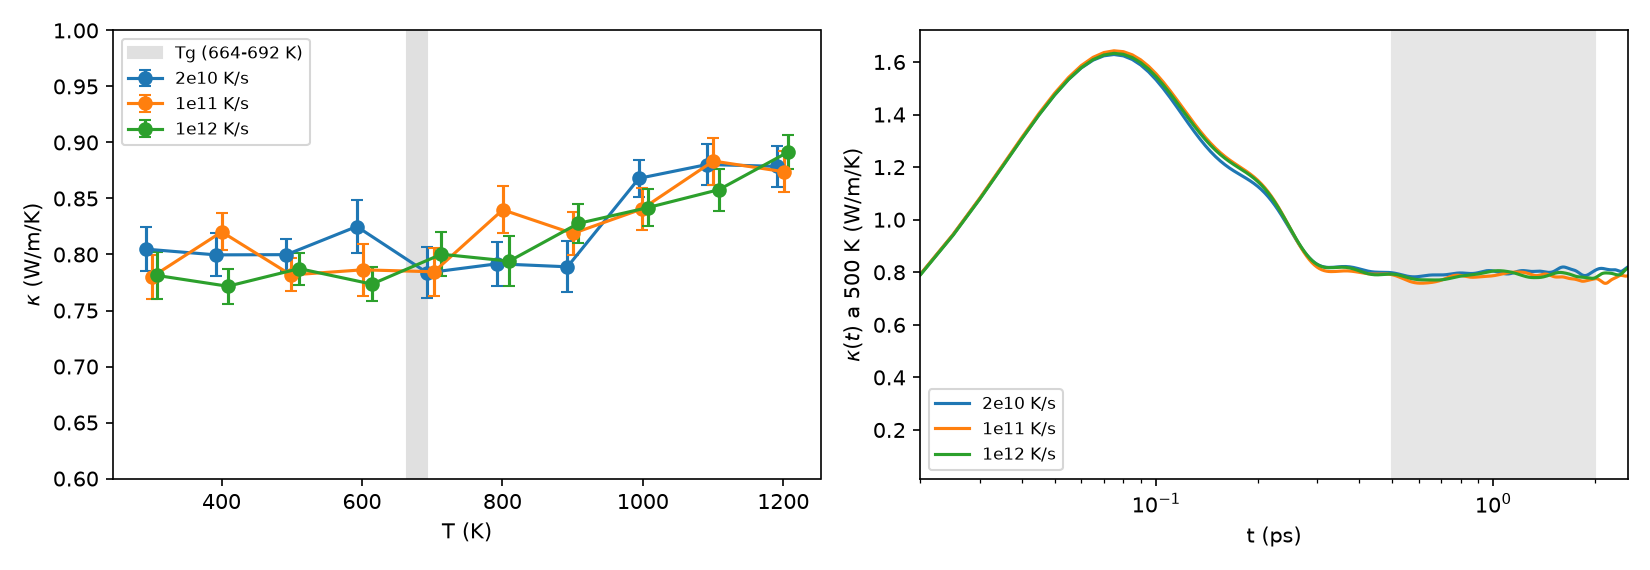

The script that saved this image:
"""Fases 3-4: kappa(T) de 300 a 1200 K para las 3 tasas (tandas A, B y C + corridas previas de 2e10). Criterio:
trapecio, bloques de 100 ps (10 por replica de 1 ns), ventana [0.5,2] ps, test de pendiente (|pendiente| < 2*error bootstrap),
sistematico = std de ventanas [0.5,1],[1,2],[0.5,1.5],[0.75,2].
kappa = V/(3 kB T^2) * integral: se da con T nominal y con la T media medida en cada replica (columna principal: T medida).
Efecto de la tasa: diferencias contra 2e10 y pendiente de kappa contra log10(tasa), por T y combinada por zona
(vidrio 300-600 K, cerca de Tg 700-900 K, liquido 1000-1200 K). Robustez solo para el vidrio. Siempre 3 replicas (r1-r3).
Deriva: T y Ep en los primeros y ultimos 100 ps de la NVE.
Uso (desde transporte/): python kappa_tasas.py -> kappa_tasas.txt, .csv, .png"""
import numpy as np, matplotlib; matplotlib.use("Agg"); import matplotlib.pyplot as plt
kB=1.380649e-23; eV=1.602176634e-19; kBeV=8.617333e-5; NB=10; NAT=65536; TAGS=["cal_r1","cal_r2","cal_r3"]
W0,W1=0.5,2.0; WINS=[(0.5,1),(1,2),(0.5,1.5),(0.75,2)]
RATES=[("2e10",2e10),("1e11",1e11),("1e12",1e12)]; TS=(300,400,500,600,700,800,900,1000,1100,1200)
ZONAS=[("vidrio 300-600 K",(300,400,500,600)),("cerca de Tg 700-900 K",(700,800,900)),("liquido 1000-1200 K",(1000,1100,1200))]; GLASS=ZONAS[0][1]
def acf(x,nl):
    n=len(x); f=np.fft.rfft(x,2*n); return np.fft.irfft(f*np.conj(f))[:nl]/(n-np.arange(nl))
def caso(T,rate):
    d=f"cal_{T}K_{rate}"; V=float(open(f"{d}/cal_vmean.inc").read().split()[3]); K=[]; Tm=[]; dr=[]
    for tg in TAGS:
        J=np.loadtxt(f"{d}/{tg}_hflux.dat",comments="#"); th=np.loadtxt(f"{d}/{tg}_thermo.dat",comments="#")
        dt=(J[1,0]-J[0,0])*1e-3; nl=int(2.5/dt); tm=th[:,1].mean(); Tm.append(tm)
        X=[J[:,i]*eV*1e-10/1e-12 for i in (1,2,3)]; m=len(X[0])//NB
        B=np.array([np.mean([acf(x[b*m:(b+1)*m],nl) for x in X],axis=0) for b in range(NB)])
        K.append((np.cumsum(B,1)-0.5*B[:,:1])*dt/(V*1e-30*kB*T**2)*1e-12)   # con T nominal
        dr.append((th[:100,1].mean(),th[-100:,1].mean(),th[:100,2].mean()/NAT,th[-100:,2].mean()/NAT,th[:,4].max()-th[:,4].min()))
    return K,dt,V,np.array(Tm),np.array(dr)
rng=np.random.default_rng(0); out=[]; R={}
out.append("kappa por trapecio, ventana [0.5,2] ps (W/m/K). Principal: T medida por replica; k_nom: T nominal")
out.append(" T   tasa   <T>     k      sem   sem_rep  sist    k_nom  pend[W/m/K/ps] +-boot  meseta  replicas")
for T in TS:
    for rate,rv in RATES:
        K,dt,V,Tm,dr=caso(T,rate); Kn=np.concatenate(K); Km=np.concatenate([k*(T/tm)**2 for k,tm in zip(K,Tm)])
        t=np.arange(Kn.shape[1])*dt; sel=(t>=W0)&(t<=W1); nb=len(Km)
        g=Km[:,sel].mean(1); k=g.mean(); e=g.std(ddof=1)/np.sqrt(nb); kn=Kn[:,sel].mean()
        rep=g.reshape(3,NB).mean(1); er=rep.std(ddof=1)/np.sqrt(3)
        sist=np.std([Km[:,(t>=a)&(t<=b)].mean() for a,b in WINS],ddof=1)
        sl=lambda M: np.polyfit(t[sel],M[sel],1)[0]
        s0=sl(Km.mean(0)); se=np.std([sl(Km[rng.integers(0,nb,nb)].mean(0)) for _ in range(400)])
        R[T,rate]=dict(k=k,e=e,er=er,sist=sist,kn=kn,s0=s0,se=se,ok=abs(s0)<2*se,Tm=Tm,dr=dr,V=V,rv=rv,t=t,m=Km.mean(0),Km=Km,Kn=Kn,rep=rep)
        out.append(f"{T:4d} {rate} {Tm.mean():7.1f} {k:.3f}  {e:.3f}  {er:.3f}  {sist:.3f}  {kn:.3f}  {s0:+.4f}      {se:.4f}  {'si' if abs(s0)<2*se else 'NO':3s}   "+" ".join(f"{x:.3f}" for x in rep))
out.append(""); out.append("efecto de la tasa (error: sem de bloques; entre parentesis, sigmas)")
out.append(" T    k(1e11)-k(2e10)        k(1e12)-k(2e10)        pendiente dk/dlog10(tasa)")
SL={}; D={}
for T in TS:
    a,b,c=(R[T,r] for r,_ in RATES); d1=b["k"]-a["k"]; e1=np.hypot(a["e"],b["e"]); d2=c["k"]-a["k"]; e2=np.hypot(a["e"],c["e"])
    x=np.log10([r["rv"] for r in (a,b,c)]); y=np.array([r["k"] for r in (a,b,c)]); w=1/np.array([r["e"] for r in (a,b,c)])**2
    xm=np.sum(w*x)/w.sum(); s=np.sum(w*(x-xm)*y)/np.sum(w*(x-xm)**2); es=1/np.sqrt(np.sum(w*(x-xm)**2)); SL[T]=(s,es); D[T]=(d2,e2)
    out.append(f"{T:4d}  {d1:+.3f} +- {e1:.3f} ({abs(d1)/e1:.1f})    {d2:+.3f} +- {e2:.3f} ({abs(d2)/e2:.1f})    {s:+.4f} +- {es:.4f} ({abs(s)/es:.1f})")
for zn,zt in ZONAS:
    s,es=map(np.array,zip(*[SL[T] for T in zt])); w=1/es**2; S=np.sum(w*s)/w.sum(); ES=1/np.sqrt(w.sum()); chi=np.sum(w*(s-S)**2)
    d,ed=map(np.array,zip(*[D[T] for T in zt])); w2=1/ed**2; DM=np.sum(w2*d)/w2.sum(); EDM=1/np.sqrt(w2.sum())
    out.append(f"combinado {zn:22s}: pendiente = {S:+.4f} +- {ES:.4f} W/m/K por decada ({abs(S)/ES:.1f} sigma), chi2 entre T = {chi:.1f}/{len(s)-1};"
               f"  k(1e12)-k(2e10) = {DM:+.3f} +- {EDM:.3f} ({abs(DM)/EDM:.1f} sigma)")
POOL=np.sqrt(np.mean([np.var(R[T,r]["rep"],ddof=1) for T in GLASS for r,_ in RATES])/3)   # sem de una media de 3 replicas, varianza agrupada (24 gdl)
SEMB=np.mean([R[T,r]["e"] for T in GLASS for r,_ in RATES])
def comb(temps=GLASS,win=(W0,W1),key="Km",err=None):
    s=[];es=[];d=[];ed=[]
    for T in temps:
        v=[]
        for rate,_ in RATES:
            r=R[T,rate]; sel=(r["t"]>=win[0])&(r["t"]<=win[1]); g=r[key][:,sel].mean(1); v.append((g.mean(),err if err else g.std(ddof=1)/np.sqrt(len(g))))
        y,e=map(np.array,zip(*v)); x=np.log10([rv for _,rv in RATES]); w=1/e**2; xm=np.sum(w*x)/w.sum()
        s.append(np.sum(w*(x-xm)*y)/np.sum(w*(x-xm)**2)); es.append(1/np.sqrt(np.sum(w*(x-xm)**2))); d.append(y[2]-y[0]); ed.append(np.hypot(e[0],e[2]))
    s,es,d,ed=map(np.array,(s,es,d,ed)); w=1/es**2; w2=1/ed**2
    return np.sum(w*s)/w.sum(),1/np.sqrt(w.sum()),np.sum(w2*d)/w2.sum(),1/np.sqrt(w2.sum())
out.append(""); out.append(f"robustez del efecto combinado en el vidrio (sem medio de bloques {SEMB:.4f}; sem de 3 replicas con varianza agrupada {POOL:.4f})")
out.append("variante                         pendiente/decada            k(1e12)-k(2e10)")
for lab,kw in (("base (T medida, 0.5-2 ps)",{}),("T nominal",dict(key="Kn")),("sin 600 K",dict(temps=(300,400,500))),("ventana 0.5-1 ps",dict(win=(0.5,1))),("ventana 1-2 ps",dict(win=(1,2))),("error entre replicas",dict(err=POOL)),("sin 600 K, error entre replicas",dict(temps=(300,400,500),err=POOL))):
    a1,a2,a3,a4=comb(**kw); out.append(f"{lab:32s} {a1:+.4f} +- {a2:.4f} ({abs(a1)/a2:.1f})   {a3:+.3f} +- {a4:.3f} ({abs(a3)/a4:.1f})")
out.append(""); out.append("deriva en NVE (media de las 3 replicas): primeros -> ultimos 100 ps. Conservacion de energia: dT = -dEp/(1.5 kB). Energia inherente: dE_IS = 2 dEp")
out.append(" T   tasa   T ini -> fin      dT     dEp (meV/at)   dT = -dEp/(1.5kB)   Ep/at (eV)   V/at (A^3)   rango Etot (eV)")
for T in TS:
    for rate,_ in RATES:
        r=R[T,rate]; q=r["dr"].mean(0); dE=(q[3]-q[2])*1e3
        out.append(f"{T:4d} {rate}  {q[0]:7.2f} -> {q[1]:7.2f}  {q[1]-q[0]:+.2f}   {dE:+.3f}        {-dE*1e-3/(1.5*kBeV):+.2f}             {q[2]:.4f}    {r['V']/NAT:.3f}     {q[4]:.1f}")
open("kappa_tasas.txt","w").write("\n".join(out)+"\n"); print("\n".join(out))
with open("kappa_tasas.csv","w") as f:
    f.write("T_K,tasa,T_medida,kappa,sem,sem_replicas,sistematico,kappa_T_nominal,pendiente,err_pendiente,meseta\n")
    for (T,rate),r in R.items(): f.write(f"{T},{rate},{r['Tm'].mean():.2f},{r['k']:.4f},{r['e']:.4f},{r['er']:.4f},{r['sist']:.4f},{r['kn']:.4f},{r['s0']:+.5f},{r['se']:.5f},{'si' if r['ok'] else 'no'}\n")
fig,ax=plt.subplots(1,2,figsize=(11,3.8)); off={"2e10":-8,"1e11":0,"1e12":8}
for rate,_ in RATES:
    ax[0].errorbar([R[T,rate]["Tm"].mean()+off[rate] for T in TS],[R[T,rate]["k"] for T in TS],[np.hypot(R[T,rate]["e"],R[T,rate]["sist"]) for T in TS],fmt="o-",capsize=3,label=f"{rate} K/s")
    r=R[500,rate]; ax[1].plot(r["t"],r["m"],label=f"{rate} K/s")
ax[0].axvspan(664,692,color="0.88",label="Tg (664-692 K)"); ax[0].set_xlabel("T (K)"); ax[0].set_ylabel(r"$\kappa$ (W/m/K)"); ax[0].set_ylim(0.6,1.0); ax[0].legend(fontsize=8)
ax[1].axvspan(W0,W1,color="0.9"); ax[1].set_xscale("log"); ax[1].set_xlim(0.02,2.5); ax[1].set_xlabel("t (ps)"); ax[1].set_ylabel(r"$\kappa(t)$ a 500 K (W/m/K)"); ax[1].legend(fontsize=8)
fig.tight_layout(); fig.savefig("kappa_tasas.png",dpi=150)
# --- Fase 4: cambio de pendiente cerca de Tg (todas las tasas juntas, T medida, error = sem de bloques) ---
Tq=np.array([R[T,r]["Tm"].mean() for T in TS for r,_ in RATES]); kq=np.array([R[T,r]["k"] for T in TS for r,_ in RATES]); wq=1/np.array([R[T,r]["e"] for T in TS for r,_ in RATES])**2
o2=["","cambio de pendiente (30 puntos: 10 T x 3 tasas)"]
for T in TS:
    w=np.array([1/R[T,r]["e"]**2 for r,_ in RATES]); v=np.array([R[T,r]["k"] for r,_ in RATES]); o2.append(f"  {T:5d} K: kappa medio de las 3 tasas = {np.sum(w*v)/w.sum():.3f} +- {1/np.sqrt(w.sum()):.3f}")
A=np.vstack([np.ones_like(Tq),Tq]).T; c=np.linalg.lstsq(A*np.sqrt(wq)[:,None],kq*np.sqrt(wq),rcond=None)[0]; chi1=np.sum(wq*(kq-A@c)**2)
o2.append(f"recta unica: chi2 = {chi1:.1f}/{len(kq)-2}")
BR=[]
for Tb in np.arange(500,1151,10):
    X=np.vstack([np.ones_like(Tq),Tq-Tb,np.clip(Tq-Tb,0,None)]).T; cb=np.linalg.lstsq(X*np.sqrt(wq)[:,None],kq*np.sqrt(wq),rcond=None)[0]; BR.append((np.sum(wq*(kq-X@cb)**2),Tb,cb))
chi0,Tb0,cb0=min(BR,key=lambda z:z[0]); okb=[b[1] for b in BR if b[0]<=chi0+1]
o2.append(f"recta quebrada continua: Tb = {Tb0} K (chi2+1: {min(okb)}-{max(okb)} K), chi2 = {chi0:.1f}/{len(kq)-4}; pendiente {100*cb0[1]:+.4f} antes y {100*(cb0[1]+cb0[2]):+.4f} W/m/K por 100 K despues")
o2.append("chi2 con quiebre forzado: "+", ".join(f"{b[1]} K {b[0]:.1f}" for b in BR if b[1] in (680,800,900,1000)))
open("kappa_tasas.txt","a").write("\n".join(o2)+"\n"); print("\n".join(o2))
